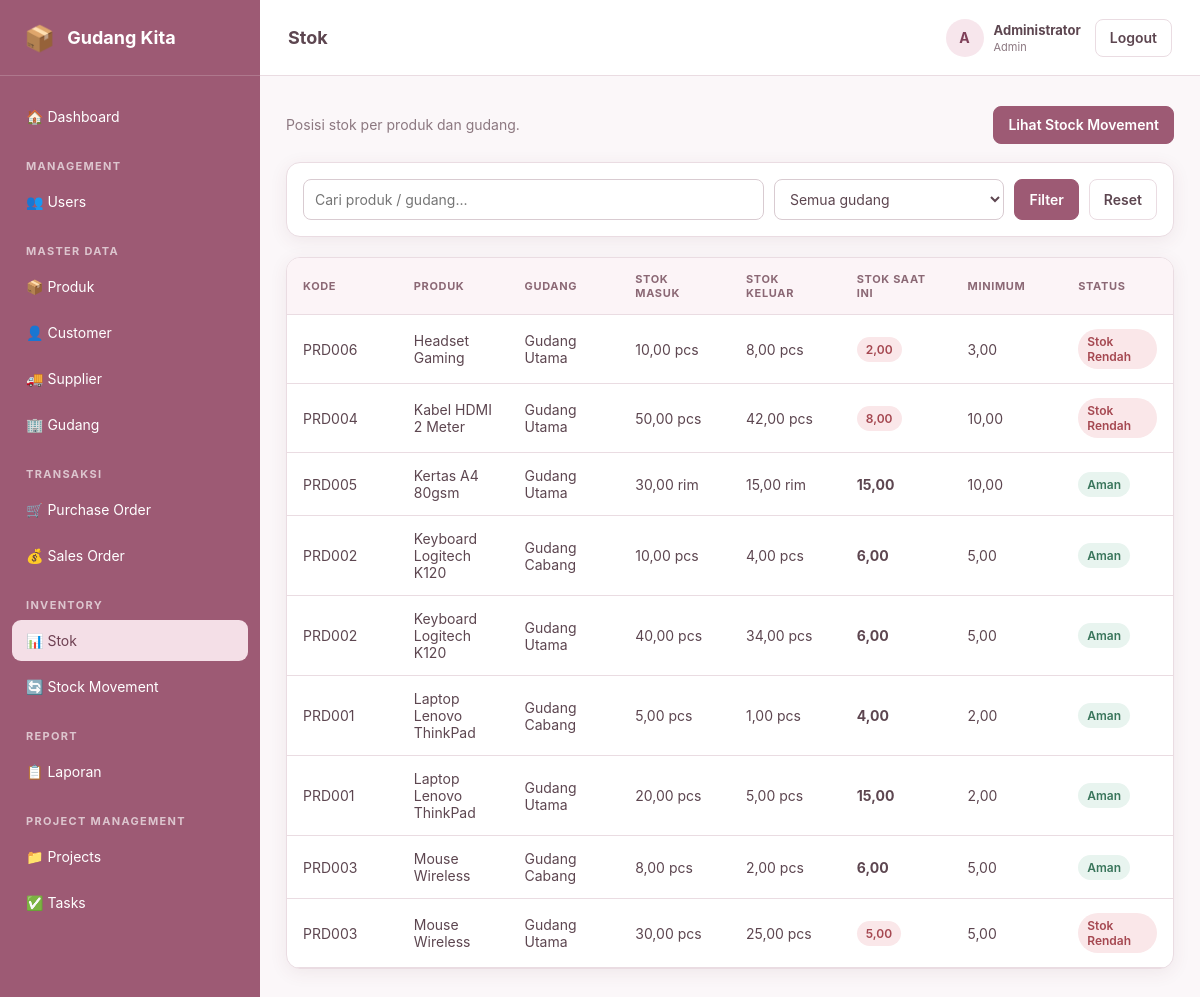
Screenshot of /?page=stock (signed in) with the database file from the repository.
### tables this page shows
CREATE TABLE stocks (
 id INT UNSIGNED AUTO_INCREMENT PRIMARY KEY,
 product_id INT UNSIGNED NOT NULL,
 warehouse_id INT UNSIGNED NOT NULL,
 stock_in DECIMAL(15,2) NOT NULL DEFAULT 0,
 stock_out DECIMAL(15,2) NOT NULL DEFAULT 0,
 current_stock DECIMAL(15,2) NOT NULL DEFAULT 0,
 updated_at TIMESTAMP NOT NULL DEFAULT CURRENT_TIMESTAMP ON UPDATE CURRENT_TIMESTAMP,
 UNIQUE KEY uq_stock_product_warehouse(product_id,warehouse_id),
 CONSTRAINT chk_stocks_non_negative CHECK(current_stock >= 0),
 CONSTRAINT fk_stock_product FOREIGN KEY(product_id) REFERENCES products(id) ON UPDATE CASCADE ON DELETE RESTRICT,
 CONSTRAINT fk_stock_warehouse FOREIGN KEY(warehouse_id) REFERENCES warehouses(id) ON UPDATE CASCADE ON DELETE RESTRICT
);

CREATE TABLE products (
 id INT UNSIGNED AUTO_INCREMENT PRIMARY KEY,
 code VARCHAR(40) NOT NULL UNIQUE,
 name VARCHAR(150) NOT NULL,
 category VARCHAR(100) NULL,
 unit VARCHAR(30) NOT NULL DEFAULT 'pcs',
 purchase_price DECIMAL(15,2) NOT NULL DEFAULT 0,
 selling_price DECIMAL(15,2) NOT NULL DEFAULT 0,
 minimum_stock DECIMAL(15,2) NOT NULL DEFAULT 0,
 status ENUM('Active','Inactive') NOT NULL DEFAULT 'Active',
 created_at TIMESTAMP NOT NULL DEFAULT CURRENT_TIMESTAMP,
 updated_at TIMESTAMP NOT NULL DEFAULT CURRENT_TIMESTAMP ON UPDATE CURRENT_TIMESTAMP,
 INDEX idx_products_name(name), INDEX idx_products_status(status)
);

CREATE TABLE warehouses (
 id INT UNSIGNED AUTO_INCREMENT PRIMARY KEY,
 code VARCHAR(40) NOT NULL UNIQUE,
 name VARCHAR(150) NOT NULL,
 address TEXT NULL,
 phone VARCHAR(40) NULL,
 status ENUM('Active','Inactive') NOT NULL DEFAULT 'Active',
 created_at TIMESTAMP NOT NULL DEFAULT CURRENT_TIMESTAMP,
 INDEX idx_warehouses_name(name)
);

### app/Controller/BaseController.php (called while the page is built, shortened)
<?php
abstract class BaseController {
 protected function view(string $view,array $data=[]): void { $data['currentUser']=Auth::user();$data['csrfField']=CsrfToken::field();$data['pageTitle']=$data['pageTitle']??'Project Activity';extract($data,EXTR_SKIP);include BASE_PATH.'/views/layouts/app.php'; }
}

### app/Controller/InventoryController.php (called while the page is built, shortened)
<?php
final class InventoryController extends BaseController {
 private InventoryRepository $repo;public function __construct(\PDO $pdo){parent::__construct($pdo);$this->repo=new InventoryRepository($pdo);}
 public function stock():void{Auth::requireWarehouseAccess();$f=['search'=>trim((string)($_GET['search']??'')),'warehouse_id'=>(string)($_GET['warehouse_id']??'')];$result=paginate($this->repo->stockRows($f),(int)($_GET['current_page']??1));$this->view('inventory/stock',['pageTitle'=>'Stok','result'=>$result,'warehouses'=>$this->repo->warehouses(),'filters'=>$f]);}
}

### app/Support/helpers.php (called while the page is built, shortened)
<?php
function e(mixed $v): string { return htmlspecialchars((string)$v, ENT_QUOTES, 'UTF-8'); }
function paginate(array $items, int $page, int $perPage=10): array { $total=count($items);$pages=max(1,(int)ceil($total/$perPage));$page=min(max(1,$page),$pages);return ['items'=>array_slice($items,($page-1)*$perPage,$perPage),'page'=>$page,'pages'=>$pages,'total'=>$total]; }

### app/Repository/InventoryRepository.php (called while the page is built, shortened)
<?php
final class InventoryRepository {
 public function stockRows(array $f=[]):array{$where=[];$p=[];$s=trim((string)($f['search']??''));if($s!==''){$where[]='(p.code LIKE ? OR p.name LIKE ? OR w.name LIKE ?)';$p[]="%$s%";$p[]="%$s%";$p[]="%$s%";}if(($f['warehouse_id']??'')!==''){$where[]='s.warehouse_id=?';$p[]=(int)$f['warehouse_id'];}$sql='SELECT s.*,p.code product_code,p.name product_name,p.unit,p.minimum_stock,w.code warehouse_code,w.name warehouse_name FROM stocks s JOIN products p ON p.id=s.product_id JOIN warehouses w ON w.id=s.warehouse_id'.($where?' WHERE '.implode(' AND ',$where):'').' ORDER BY p.name,w.name';$q=$this->pdo->prepare($sql);$q->execute($p);return $q->fetchAll();}
}

### views/inventory/stock.php (the view, shortened to what this page needs)
<div class="page-actions"><div><p class="muted">Posisi stok per produk dan gudang.</p></div><a class="btn btn-primary" href="?page=movements">Lihat Stock Movement</a></div>
<div class="card filter-card"><form class="filter-grid" method="get"><input name="search" value="<?=e($filters['search'])?>" placeholder="Cari produk / gudang..."><select name="warehouse_id"><option value="">Semua gudang</option></select><button class="btn btn-primary">Filter</button><a class="btn" href="?page=stock">Reset</a></form></div>
<div class="card"><div class="table-wrap"><table><thead><tr><th>Kode</th><th>Produk</th><th>Gudang</th><th>Stok Masuk</th><th>Stok Keluar</th><th>Stok Saat Ini</th><th>Minimum</th><th>Status</th></tr></thead><tbody><?php foreach($result['items'] as $r):$low=(float)$r['current_stock']<=(float)$r['minimum_stock'];?><tr><td><?=e($r['product_code'])?></td><td><?=e($r['product_name'])?></td><td><?=e($r['warehouse_name'])?></td><td><?=number_format((float)$r['stock_in'],2,',','.')?> <?=e($r['unit'])?></td><td><?=number_format((float)$r['stock_out'],2,',','.')?> <?=e($r['unit'])?></td><td><strong><?=$low?'<span class="badge priority-high">':''?><?=number_format((float)$r['current_stock'],2,',','.')?> <?=$low?'</span>':''?></strong></td><td><?=number_format((float)$r['minimum_stock'],2,',','.')?></td><td><?=$low?'<span class="badge priority-high">Stok Rendah</span>':'<span class="badge status-active">Aman</span>'?></td></tr><?php endforeach;?><?php if(!$result['items']):?><tr><td colspan="8" class="empty">Belum ada data stok.</td></tr><?php endif;?></tbody></table></div><?=paginationLinks($result,['page'=>'stock','search'=>$filters['search'],'warehouse_id'=>$filters['warehouse_id']])?></div>

### public/assets/css/style.css (style rules this page uses)
:root { --primary:#9d5a74;--primary-dark:#7f4059;--soft:#f8edf1;--line:#eadce2;--text:#5d4650;--muted:#8c7880;--white:#fff;--danger:#b8545c;--success:#3f8a68;--shadow:0 4px 18px rgba(100,55,70,.08) }
* { box-sizing:border-box }
body { margin:0;font-family:Inter,system-ui,-apple-system,BlinkMacSystemFont,"Segoe UI",sans-serif;background:#fbf7f9;color:var(--text);font-size:14px }
a { text-decoration:none;color:inherit }
button,input,select,textarea { font:inherit }
button { cursor:pointer }
.card { background:#fff;border:1px solid var(--line);border-radius:14px;box-shadow:var(--shadow);margin-bottom:20px }
.muted { color:var(--muted) }
.table-wrap { overflow:auto }
table { width:100%;border-collapse:collapse;min-width:760px }
th,td { padding:14px 16px;border-bottom:1px solid var(--line);text-align:left;vertical-align:middle }
th { font-size:11px;letter-spacing:.06em;text-transform:uppercase;color:#8b6875;background:#fcf4f7 }
.badge { display:inline-flex;padding:5px 9px;border-radius:999px;background:#f2e8ec;color:#75485a;font-size:12px;font-weight:600 }
.status-active,.status-in-progress { background:#e8f4ef;color:#39755b }
.priority-high { background:#fae7e9;color:#a54851 }
.btn { display:inline-flex;align-items:center;justify-content:center;min-height:38px;padding:8px 14px;border:1px solid var(--line);background:#fff;border-radius:8px;color:var(--text);font-weight:600 }
.btn-primary { background:var(--primary);border-color:var(--primary);color:#fff }
.page-actions { display:flex;justify-content:space-between;align-items:center;gap:15px;margin:0 0 15px }
.filter-card { padding:16px }
.filter-grid { display:grid;grid-template-columns:minmax(180px,2fr) minmax(140px,1fr) auto auto;gap:10px }
input,select,textarea { width:100%;border:1px solid #d9cbd1;border-radius:8px;background:#fff;color:var(--text);padding:10px 11px;outline:none }
html,body { max-width:100%;overflow-x:hidden }
.content,.card,.table-wrap { min-width:0;max-width:100%;overflow-x:hidden }
table { min-width:0;table-layout:fixed }
th,td { overflow-wrap:anywhere;word-break:break-word }

### rows the page displays
stocks: product.code "PRD006", product.name "Headset Gaming", warehouse.name "Gudang Utama", stock_in "10,00", product.unit "pcs", stock_out "8,00", current_stock "2,00", product.minimum_stock "3,00", shows "Stok Rendah"
stocks: product.code "PRD004", product.name "Kabel HDMI 2 Meter", warehouse.name "Gudang Utama", stock_in "50,00", product.unit "pcs", stock_out "42,00", current_stock "8,00", product.minimum_stock "10,00", shows "Stok Rendah"
stocks: product.code "PRD005", product.name "Kertas A4 80gsm", warehouse.name "Gudang Utama", stock_in "30,00", product.unit "rim", stock_out "15,00", current_stock "15,00", product.minimum_stock "10,00", shows "Aman"
stocks: product.code "PRD002", product.name "Keyboard Logitech K120", warehouse.name "Gudang Cabang", stock_in "10,00", product.unit "pcs", stock_out "4,00", current_stock "6,00", product.minimum_stock "5,00", shows "Aman"
stocks: product.code "PRD002", product.name "Keyboard Logitech K120", warehouse.name "Gudang Utama", stock_in "40,00", product.unit "pcs", stock_out "34,00", current_stock "6,00", product.minimum_stock "5,00", shows "Aman"
stocks: product.code "PRD001", product.name "Laptop Lenovo ThinkPad", warehouse.name "Gudang Cabang", stock_in "5,00", product.unit "pcs", stock_out "1,00", current_stock "4,00", product.minimum_stock "2,00", shows "Aman"
stocks: product.code "PRD001", product.name "Laptop Lenovo ThinkPad", warehouse.name "Gudang Utama", stock_in "20,00", product.unit "pcs", stock_out "5,00", current_stock "15,00", product.minimum_stock "2,00", shows "Aman"
stocks: product.code "PRD003", product.name "Mouse Wireless", warehouse.name "Gudang Cabang", stock_in "8,00", product.unit "pcs", stock_out "2,00", current_stock "6,00", product.minimum_stock "5,00", shows "Aman"
stocks: product.code "PRD003", product.name "Mouse Wireless", warehouse.name "Gudang Utama", stock_in "30,00", product.unit "pcs", stock_out "25,00", current_stock "5,00", product.minimum_stock "5,00", shows "Stok Rendah"

### other values shown
$ml "📦 Produk"
$ml "👤 Customer"
$ml "🚚 Supplier"
$ml "🏢 Gudang"
$pageTitle "Stok"
substr($currentUser['name']??'U',0,1) "A"
$currentUser['name'] "Administrator"
$currentUser['role'] "Admin"
